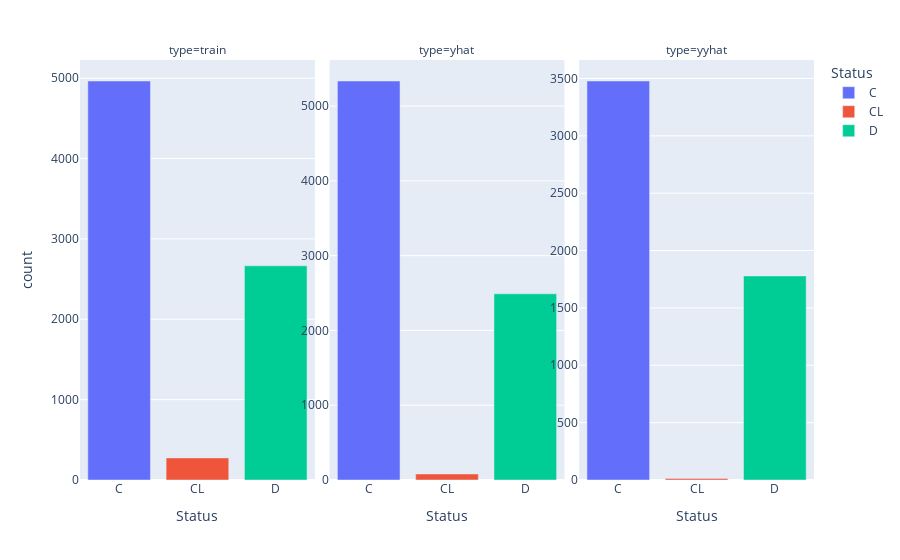

The code cell stored with this chart in its notebook:
### Markdown cell above
> scroe : 0.43337

### Code cell
plotting(df_train, predictr.predict(df_train), predictr.predict(df_test))

### Figure 1 — Plotly figure (JSON) as saved in the notebook; plotly's stock layout.template omitted (floating-point values rounded to 4 significant figures)
{"data": [{"alignmentgroup": "True", "hovertemplate": "Status=%{x}<br>type=train<br>count=%{y}<extra></extra>", "legendgroup": "C", "marker": {"color": "#636efa", "pattern": {"shape": ""}}, "name": "C", "offsetgroup": "C", "orientation": "v", "showlegend": true, "textposition": "auto", "type": "bar", "x": ["C"], "xaxis": "x", "y": [4965], "yaxis": "y"}, {"alignmentgroup": "True", "hovertemplate": "Status=%{x}<br>type=yhat<br>count=%{y}<extra></extra>", "legendgroup": "C", "marker": {"color": "#636efa", "pattern": {"shape": ""}}, "name": "C", "offsetgroup": "C", "orientation": "v", "showlegend": false, "textposition": "auto", "type": "bar", "x": ["C"], "xaxis": "x2", "y": [5335], "yaxis": "y2"}, {"alignmentgroup": "True", "hovertemplate": "Status=%{x}<br>type=yyhat<br>count=%{y}<extra></extra>", "legendgroup": "C", "marker": {"color": "#636efa", "pattern": {"shape": ""}}, "name": "C", "offsetgroup": "C", "orientation": "v", "showlegend": false, "textposition": "auto", "type": "bar", "x": ["C"], "xaxis": "x3", "y": [3478], "yaxis": "y3"}, {"alignmentgroup": "True", "hovertemplate": "Status=%{x}<br>type=train<br>count=%{y}<extra></extra>", "legendgroup": "CL", "marker": {"color": "#EF553B", "pattern": {"shape": ""}}, "name": "CL", "offsetgroup": "CL", "orientation": "v", "showlegend": true, "textposition": "auto", "type": "bar", "x": ["CL"], "xaxis": "x", "y": [275], "yaxis": "y"}, {"alignmentgroup": "True", "hovertemplate": "Status=%{x}<br>type=yhat<br>count=%{y}<extra></extra>", "legendgroup": "CL", "marker": {"color": "#EF553B", "pattern": {"shape": ""}}, "name": "CL", "offsetgroup": "CL", "orientation": "v", "showlegend": false, "textposition": "auto", "type": "bar", "x": ["CL"], "xaxis": "x2", "y": [81], "yaxis": "y2"}, {"alignmentgroup": "True", "hovertemplate": "Status=%{x}<br>type=yyhat<br>count=%{y}<extra></extra>", "legendgroup": "CL", "marker": {"color": "#EF553B", "pattern": {"shape": ""}}, "name": "CL", "offsetgroup": "CL", "orientation": "v", "showlegend": false, "textposition": "auto", "type": "bar", "x": ["CL"], "xaxis": "x3", "y": [14], "yaxis": "y3"}, {"alignmentgroup": "True", "hovertemplate": "Status=%{x}<br>type=train<br>count=%{y}<extra></extra>", "legendgroup": "D", "marker": {"color": "#00cc96", "pattern": {"shape": ""}}, "name": "D", "offsetgroup": "D", "orientation": "v", "showlegend": true, "textposition": "auto", "type": "bar", "x": ["D"], "xaxis": "x", "y": [2665], "yaxis": "y"}, {"alignmentgroup": "True", "hovertemplate": "Status=%{x}<br>type=yhat<br>count=%{y}<extra></extra>", "legendgroup": "D", "marker": {"color": "#00cc96", "pattern": {"shape": ""}}, "name": "D", "offsetgroup": "D", "orientation": "v", "showlegend": false, "textposition": "auto", "type": "bar", "x": ["D"], "xaxis": "x2", "y": [2489], "yaxis": "y2"}, {"alignmentgroup": "True", "hovertemplate": "Status=%{x}<br>type=yyhat<br>count=%{y}<extra></extra>", "legendgroup": "D", "marker": {"color": "#00cc96", "pattern": {"shape": ""}}, "name": "D", "offsetgroup": "D", "orientation": "v", "showlegend": false, "textposition": "auto", "type": "bar", "x": ["D"], "xaxis": "x3", "y": [1779], "yaxis": "y3"}], "layout": {"annotations": [{"font": {}, "showarrow": false, "text": "type=train", "x": 0.16, "xanchor": "center", "xref": "paper", "y": 1, "yanchor": "bottom", "yref": "paper"}, {"font": {}, "showarrow": false, "text": "type=yhat", "x": 0.5, "xanchor": "center", "xref": "paper", "y": 1, "yanchor": "bottom", "yref": "paper"}, {"font": {}, "showarrow": false, "text": "type=yyhat", "x": 0.84, "xanchor": "center", "xref": "paper", "y": 1, "yanchor": "bottom", "yref": "paper"}], "autosize": true, "barmode": "relative", "legend": {"title": {"text": "Status"}, "tracegroupgap": 0}, "margin": {"t": 60}, "xaxis": {"anchor": "y", "autorange": true, "categoryarray": ["C", "CL", "D"], "categoryorder": "array", "domain": [0, 0.32], "range": [-0.5, 2.5], "title": {"text": "Status"}, "type": "category"}, "xaxis2": {"anchor": "y2", "autorange": true, "categoryarray": ["C", "CL", "D"], "categoryorder": "array", "domain": [0.34, 0.66], "matches": "x", "range": [-0.5, 2.5], "title": {"text": "Status"}, "type": "category"}, "xaxis3": {"anchor": "y3", "autorange": true, "categoryarray": ["C", "CL", "D"], "categoryorder": "array", "domain": [0.68, 1.0], "matches": "x", "range": [-0.5, 2.5], "title": {"text": "Status"}, "type": "category"}, "yaxis": {"anchor": "x", "autorange": true, "domain": [0, 1], "range": [0, 5226.0], "showticklabels": true, "title": {"text": "count"}, "type": "linear"}, "yaxis2": {"anchor": "x2", "autorange": true, "domain": [0, 1], "range": [0, 5616.0], "showticklabels": true, "type": "linear"}, "yaxis3": {"anchor": "x3", "autorange": true, "domain": [0, 1], "range": [0, 3661.0], "showticklabels": true, "type": "linear"}}}
